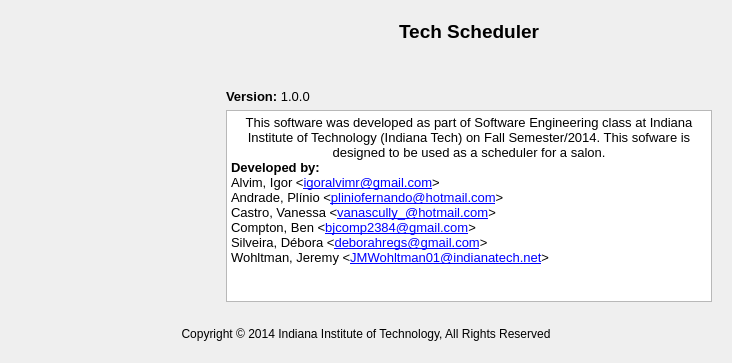
<?xml version="1.0" encoding="UTF-8"?>
<ui version="4.0">
 <class>AboutDialog</class>
 <widget class="QDialog" name="AboutDialog">
  <property name="geometry">
   <rect>
    <x>0</x>
    <y>0</y>
    <width>732</width>
    <height>363</height>
   </rect>
  </property>
  <property name="maximumSize">
   <size>
    <width>800</width>
    <height>400</height>
   </size>
  </property>
  <layout class="QGridLayout" name="gridLayout">
   <item row="1" column="1" rowspan="2">
    <widget class="QFrame" name="frame">
     <property name="frameShape">
      <enum>QFrame::NoFrame</enum>
     </property>
     <property name="frameShadow">
      <enum>QFrame::Plain</enum>
     </property>
     <layout class="QVBoxLayout" name="verticalLayout">
      <item>
       <widget class="QLabel" name="label">
        <property name="text">
         <string>&lt;html&gt;&lt;head/&gt;&lt;body&gt;&lt;p align=&quot;center&quot;&gt;&lt;span style=&quot; font-size:14pt; font-weight:600;&quot;&gt;Tech Scheduler&lt;/span&gt;&lt;/p&gt;&lt;/body&gt;&lt;/html&gt;</string>
        </property>
        <property name="textFormat">
         <enum>Qt::AutoText</enum>
        </property>
        <property name="wordWrap">
         <bool>true</bool>
        </property>
       </widget>
      </item>
      <item>
       <spacer name="verticalSpacer">
        <property name="orientation">
         <enum>Qt::Vertical</enum>
        </property>
        <property name="sizeHint" stdset="0">
         <size>
          <width>20</width>
          <height>40</height>
         </size>
        </property>
       </spacer>
      </item>
      <item>
       <widget class="QLabel" name="version">
        <property name="sizePolicy">
         <sizepolicy hsizetype="Preferred" vsizetype="Preferred">
          <horstretch>0</horstretch>
          <verstretch>0</verstretch>
         </sizepolicy>
        </property>
        <property name="text">
         <string>&lt;html&gt;&lt;head/&gt;&lt;body&gt;&lt;p&gt;&lt;span style=&quot; font-size:10pt; font-weight:600;&quot;&gt;Version:&lt;/span&gt;&lt;span style=&quot; font-size:10pt;&quot;&gt; 1.0.0&lt;/span&gt;&lt;/p&gt;&lt;/body&gt;&lt;/html&gt;</string>
        </property>
       </widget>
      </item>
      <item>
       <widget class="QTextBrowser" name="textBrowser">
        <property name="html">
         <string>&lt;!DOCTYPE HTML PUBLIC &quot;-//W3C//DTD HTML 4.0//EN&quot; &quot;http://www.w3.org/TR/REC-html40/strict.dtd&quot;&gt;
&lt;html&gt;&lt;head&gt;&lt;meta name=&quot;qrichtext&quot; content=&quot;1&quot; /&gt;&lt;style type=&quot;text/css&quot;&gt;
p, li { white-space: pre-wrap; }
&lt;/style&gt;&lt;/head&gt;&lt;body style=&quot; font-family:'MS Shell Dlg 2'; font-size:7.8pt; font-weight:400; font-style:normal;&quot;&gt;
&lt;p align=&quot;center&quot; style=&quot; margin-top:0px; margin-bottom:0px; margin-left:0px; margin-right:0px; -qt-block-indent:0; text-indent:0px;&quot;&gt;&lt;span style=&quot; font-size:10pt;&quot;&gt;This software was developed as part of Software Engineering class at Indiana Institute of Technology (Indiana Tech) on Fall Semester/2014. This sofware is designed to be used as a scheduler for a salon.&lt;/span&gt;&lt;/p&gt;
&lt;p style=&quot; margin-top:0px; margin-bottom:0px; margin-left:0px; margin-right:0px; -qt-block-indent:0; text-indent:0px;&quot;&gt;&lt;span style=&quot; font-size:10pt; font-weight:600;&quot;&gt;Developed by:&lt;/span&gt;&lt;/p&gt;
&lt;p style=&quot; margin-top:0px; margin-bottom:0px; margin-left:0px; margin-right:0px; -qt-block-indent:0; text-indent:0px;&quot;&gt;&lt;span style=&quot; font-size:10pt;&quot;&gt;Alvim, Igor &amp;lt;&lt;/span&gt;&lt;a href=&quot;mailto:igoralvimr@gmail.com&quot;&gt;&lt;span style=&quot; font-size:10pt; text-decoration: underline; color:#0000ff;&quot;&gt;igoralvimr@gmail.com&lt;/span&gt;&lt;/a&gt;&lt;span style=&quot; font-size:10pt;&quot;&gt;&amp;gt;&lt;/span&gt;&lt;/p&gt;
&lt;p style=&quot; margin-top:0px; margin-bottom:0px; margin-left:0px; margin-right:0px; -qt-block-indent:0; text-indent:0px;&quot;&gt;&lt;span style=&quot; font-size:10pt;&quot;&gt;Andrade, Plínio &amp;lt;&lt;/span&gt;&lt;a href=&quot;mailto:pliniofernando@hotmail.com&quot;&gt;&lt;span style=&quot; font-size:10pt; text-decoration: underline; color:#0000ff;&quot;&gt;pliniofernando@hotmail.com&lt;/span&gt;&lt;/a&gt;&lt;span style=&quot; font-size:10pt;&quot;&gt;&amp;gt;&lt;/span&gt;&lt;/p&gt;
&lt;p style=&quot; margin-top:0px; margin-bottom:0px; margin-left:0px; margin-right:0px; -qt-block-indent:0; text-indent:0px;&quot;&gt;&lt;span style=&quot; font-size:10pt;&quot;&gt;Castro, Vanessa &amp;lt;&lt;/span&gt;&lt;a href=&quot;mailto:vanascully_@hotmail.com&quot;&gt;&lt;span style=&quot; font-size:10pt; text-decoration: underline; color:#0000ff;&quot;&gt;vanascully_@hotmail.com&lt;/span&gt;&lt;/a&gt;&lt;span style=&quot; font-size:10pt;&quot;&gt;&amp;gt;&lt;/span&gt;&lt;/p&gt;
&lt;p style=&quot; margin-top:0px; margin-bottom:0px; margin-left:0px; margin-right:0px; -qt-block-indent:0; text-indent:0px;&quot;&gt;&lt;span style=&quot; font-size:10pt;&quot;&gt;Compton, Ben &amp;lt;&lt;/span&gt;&lt;a href=&quot;mailto:bjcomp2384@gmail.com&quot;&gt;&lt;span style=&quot; font-size:10pt; text-decoration: underline; color:#0000ff;&quot;&gt;bjcomp2384@gmail.com&lt;/span&gt;&lt;/a&gt;&lt;span style=&quot; font-size:10pt;&quot;&gt;&amp;gt;&lt;/span&gt;&lt;/p&gt;
&lt;p style=&quot; margin-top:0px; margin-bottom:0px; margin-left:0px; margin-right:0px; -qt-block-indent:0; text-indent:0px;&quot;&gt;&lt;span style=&quot; font-size:10pt;&quot;&gt;Silveira, Débora &amp;lt;&lt;/span&gt;&lt;a href=&quot;mailto:deborahregs@gmail.com&quot;&gt;&lt;span style=&quot; font-size:10pt; text-decoration: underline; color:#0000ff;&quot;&gt;deborahregs@gmail.com&lt;/span&gt;&lt;/a&gt;&lt;span style=&quot; font-size:10pt;&quot;&gt;&amp;gt;&lt;/span&gt;&lt;/p&gt;
&lt;p style=&quot; margin-top:0px; margin-bottom:0px; margin-left:0px; margin-right:0px; -qt-block-indent:0; text-indent:0px;&quot;&gt;&lt;span style=&quot; font-size:10pt;&quot;&gt;Wohltman, Jeremy &amp;lt;&lt;/span&gt;&lt;a href=&quot;mailto:JMWohltman01@indianatech.net&quot;&gt;&lt;span style=&quot; font-size:10pt; text-decoration: underline; color:#0000ff;&quot;&gt;JMWohltman01@indianatech.net&lt;/span&gt;&lt;/a&gt;&lt;span style=&quot; font-size:10pt;&quot;&gt;&amp;gt;&lt;/span&gt;&lt;/p&gt;&lt;/body&gt;&lt;/html&gt;</string>
        </property>
        <property name="openExternalLinks">
         <bool>true</bool>
        </property>
       </widget>
      </item>
     </layout>
    </widget>
   </item>
   <item row="1" column="0">
    <widget class="QLabel" name="label_2">
     <property name="minimumSize">
      <size>
       <width>200</width>
       <height>200</height>
      </size>
     </property>
     <property name="maximumSize">
      <size>
       <width>200</width>
       <height>200</height>
      </size>
     </property>
     <property name="pixmap">
      <pixmap resource="resources.qrc">:/images/images/oie_bA9mf2KKSkOm.png</pixmap>
     </property>
     <property name="scaledContents">
      <bool>true</bool>
     </property>
    </widget>
   </item>
   <item row="8" column="0" rowspan="2" colspan="2">
    <widget class="QLabel" name="label_3">
     <property name="text">
      <string>&lt;html&gt;&lt;head/&gt;&lt;body&gt;&lt;p align=&quot;center&quot;&gt;Copyright © 2014 Indiana Institute of Technology, All Rights Reserved&lt;/p&gt;&lt;/body&gt;&lt;/html&gt;</string>
     </property>
    </widget>
   </item>
   <item row="7" column="0">
    <spacer name="verticalSpacer_2">
     <property name="orientation">
      <enum>Qt::Vertical</enum>
     </property>
     <property name="sizeHint" stdset="0">
      <size>
       <width>20</width>
       <height>40</height>
      </size>
     </property>
    </spacer>
   </item>
   <item row="10" column="0">
    <spacer name="verticalSpacer_3">
     <property name="orientation">
      <enum>Qt::Vertical</enum>
     </property>
     <property name="sizeHint" stdset="0">
      <size>
       <width>20</width>
       <height>40</height>
      </size>
     </property>
    </spacer>
   </item>
  </layout>
 </widget>
 <resources>
  <include location="resources.qrc"/>
 </resources>
 <connections/>
</ui>
